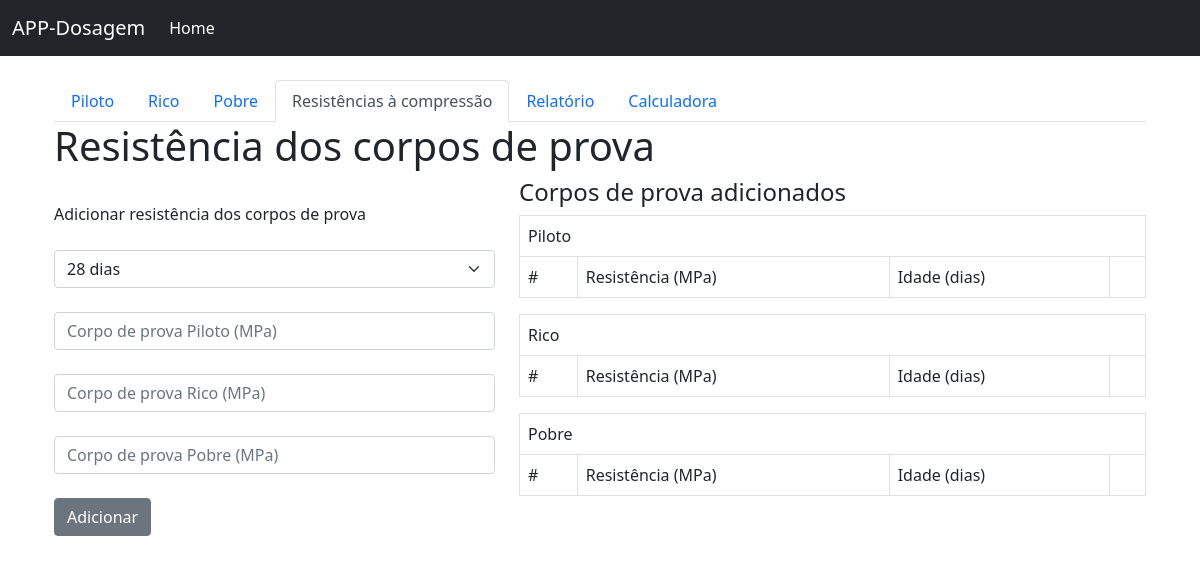
Page /corpo_de_prova/3 on the earlier database version.
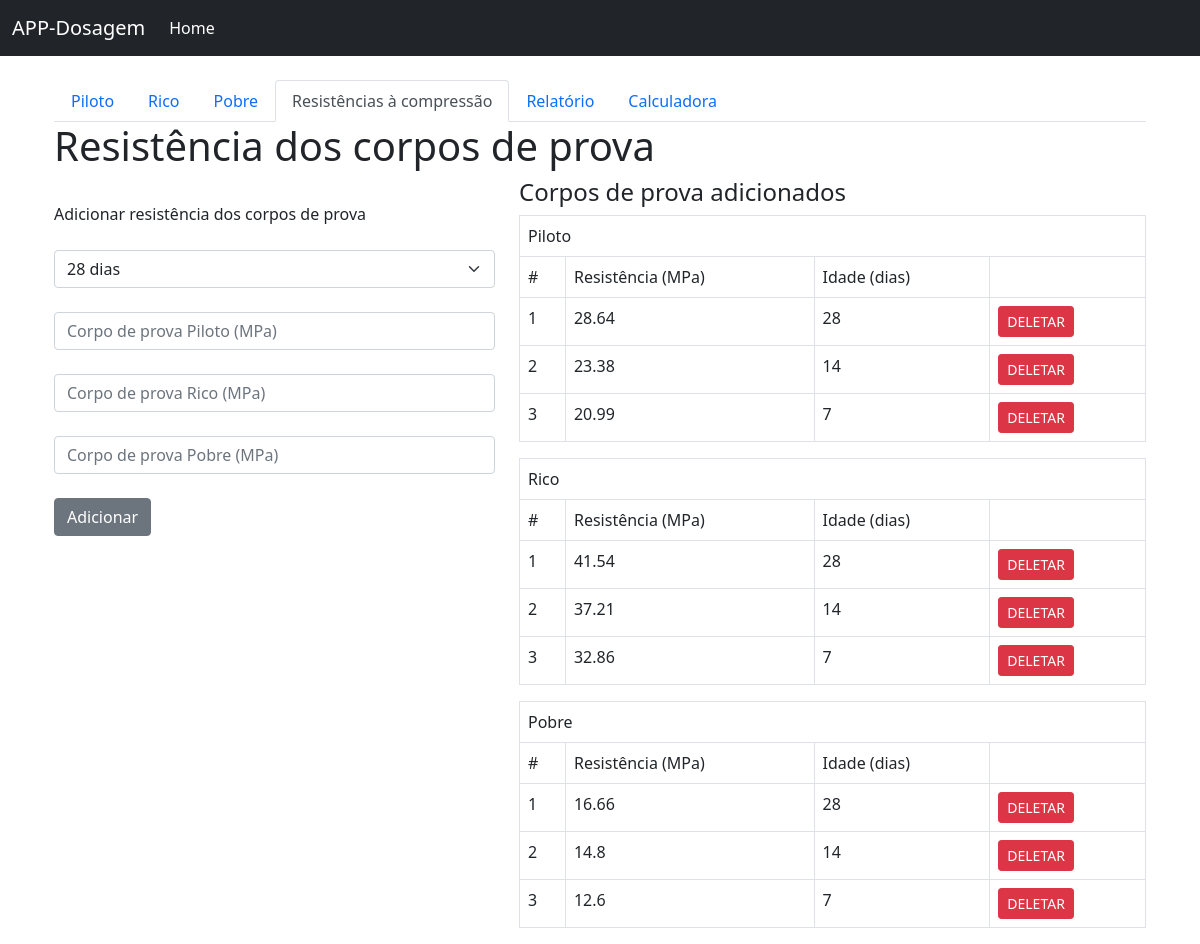
Same page on the later database version.
### app/models.py (models this page shows, shortened)
class Cp_piloto(db.Model):
    id = db.Column(db.Integer, primary_key=True)
    resistencia = db.Column(db.Float)
    idade = db.Column(db.Integer)
    ensaio_id = db.Column(db.Integer, db.ForeignKey('ensaios.id'))

class Cp_rico(db.Model):
    id = db.Column(db.Integer, primary_key=True)
    resistencia = db.Column(db.Float)
    idade = db.Column(db.Integer)
    ensaio_id = db.Column(db.Integer, db.ForeignKey('ensaios.id'))

class Cp_pobre(db.Model):
    id = db.Column(db.Integer, primary_key=True)
    resistencia = db.Column(db.Float)
    idade = db.Column(db.Integer)
    ensaio_id = db.Column(db.Integer, db.ForeignKey('ensaios.id'))

### app/routes.py (the view, shortened to what this page needs)
@app.route('/corpo_de_prova/<int:id>', methods=['POST', 'GET'])
def corpo_de_prova(id):
    ensaio_salvo = Ensaios.query.filter_by(id=id).first()
    cps_piloto = Cp_piloto.query.all()
    cps_rico = Cp_rico.query.all()
    cps_pobre = Cp_pobre.query.all()
    r_piloto = request.form.get("resistencia_piloto")
    r_rico = request.form.get("resistencia_rico")
    r_pobre = request.form.get("resistencia_pobre")
    return render_template('corpo_de_prova.html', id=id, cps_piloto=cps_piloto, cps_rico=cps_rico, cps_pobre=cps_pobre, ensaio_salvo=ensaio_salvo)

### app/templates/corpo_de_prova.html (shortened to what this page needs)
{% extends 'base.html' %}
{% block content %}
<div class="container">
    <div class = "row">
        <div class="container">
            <ul class="nav nav-tabs">
              <li class="nav-item">
                <a class="nav-link" aria-current="page" href="/dosagem/{{ id }}">Piloto</a>
              </li>
              <li class="nav-item">
                <a class="nav-link" href="/rico/{{ id }}">Rico</a>
              </li>
              <li class="nav-item">
                <a class="nav-link" href="/pobre/{{ id }}">Pobre</a>
              </li>
              <li class="nav-item">
                <a class="nav-link active" href="/corpo_de_prova/{{ id }}">Resistências à compressão</a>
              </li>
              <li class="nav-item">
                <a class="nav-link" href="/resultados/{{ id }}">Relatório</a>
              </li>
              <li class="nav-item">
                <a class="nav-link" href="/calculadora/{{ id }}">Calculadora</a>
              </li>
            </ul>
        </div>
    </div>
    <h1>Resistência dos corpos de prova</h1>
    <div class="row">
        <div class="col-5">
            <br>
            Adicionar resistência dos corpos de prova
            <br>
            <form method="POST">
                <br>
                <select class="form-select" aria-label="Default select example" name="selectfield">
                  <option value="28">28 dias</option>
                </select>
                <br>
                <input size="3" type="number" step="any" class="form-control" value="" name="resistencia_piloto", placeholder='Corpo de prova Piloto (MPa)'>
                <br>
                <input size="3" type="number" step="any" class="form-control" value="" name="resistencia_rico", placeholder='Corpo de prova Rico (MPa)'>
                <br>
                <input size="3" type="number" step="any" class="form-control" value="" name="resistencia_pobre", placeholder='Corpo de prova Pobre (MPa)'>
                <br>
                <input type="submit" class="btn btn-secondary" value="Adicionar">
            </form>
        </div>
        <div class="col-7">
            <h4>Corpos de prova adicionados</h4>
            <table class='table table-bordered'>
                <tr>
                    <td colspan="4">Piloto</td>
                </tr>
                <tr>
                    <td>#</td>
                    <td>Resistência (MPa)</td>
                    <td>Idade (dias)</td>
                    <td></td>
                </tr>
                {% for i in ensaio_salvo.cp_piloto %}
                    <tr>
                    <td>{{ ensaio_salvo.cp_piloto.index(i)+1 }}</td>
                    <td>{{ i.resistencia }}</td>
                    <td>{{ i.idade }}</td>
                    <td><a class="btn btn-danger btn-sm" href="/corpo_de_prova/deletar_piloto/{{ i.id }}">DELETAR</a></td>
                </tr>
                {% endfor %}
            </table>
            <table class='table table-bordered'>
                <tr>
                    <td colspan="4">Rico</td>
                </tr>
                <tr>
                    <td>#</td>
                    <td>Resistência (MPa)</td>
                    <td>Idade (dias)</td>
                    <td></td>
                </tr>
                {% for i in ensaio_salvo.cp_rico %}
                    <tr>
                    <td>{{ ensaio_salvo.cp_rico.index(i)+1 }}</td>
                    <td>{{ i.resistencia }}</td>
                    <td>{{ i.idade }}</td>
                    <td><a class="btn btn-danger btn-sm" href="/corpo_de_prova/deletar_rico/{{ i.id }}">DELETAR</a></td>
                </tr>
                {% endfor %}
            </table>
            <table class='table table-bordered'>
                <tr>
                    <td colspan="4">Pobre</td>
                </tr>
                <tr>
                    <td>#</td>
                    <td>Resistência (MPa)</td>
                    <td>Idade (dias)</td>
                    <td></td>
                </tr>
                {% for i in ensaio_salvo.cp_pobre %}
                    <tr>
                    <td>{{ ensaio_salvo.cp_pobre.index(i)+1 }}</td>
                    <td>{{ i.resistencia }}</td>
                    <td>{{ i.idade }}</td>
                    <td><a class="btn btn-danger btn-sm" href="/corpo_de_prova/deletar_pobre/{{ i.id }}">DELETAR</a></td>
                </tr>
                {% endfor %}
            </table>
        </div>
    </div>
</div>
{% endblock %}

### app/templates/base.html (shortened to what this page needs)
<!doctype html>
<html lang="en">
  <head>
    <link href="https://cdn.jsdelivr.net/npm/bootstrap@5.1.1/dist/css/bootstrap.min.css" rel="stylesheet">
  </head>
  <body>
    {% include 'navbar.html' %}
    <br>
    <div class="container">
        {% block content %}
        {% endblock %}
    </div>
  </body>
</html>

### app/templates/navbar.html (shortened to what this page needs)
<nav class="navbar navbar-expand-lg navbar-dark bg-dark">
  <div class="container-fluid">
    <a class="navbar-brand" href="{{ url_for('home') }}">APP-Dosagem</a>
    <div class="collapse navbar-collapse" id="navbarSupportedContent">
      <ul class="navbar-nav me-auto mb-2 mb-lg-0">
        <li class="nav-item">
          <a class="nav-link active" aria-current="page" href="{{ url_for('home') }}">Home</a>
        </li>
      </ul>
    </div>
  </div>
</nav>

Differences in the rows shown:
added Cp_piloto: cp_piloto "1", resistencia "28.64", idade "28"
added Cp_piloto: cp_piloto "2", resistencia "23.38", idade "14"
added Cp_piloto: ensaio_salvo.cp_piloto.index(i)+1 "3", resistencia "20.99", idade "7"
added Cp_rico: cp_rico "1", resistencia "41.54", idade "28"
added Cp_rico: cp_rico "2", resistencia "37.21", idade "14"
added Cp_rico: ensaio_salvo.cp_rico.index(i)+1 "3", resistencia "32.86", idade "7"
added Cp_pobre: cp_pobre "1", resistencia "16.66", idade "28"
added Cp_pobre: cp_pobre "2", resistencia "14.8", idade "14"
added Cp_pobre: ensaio_salvo.cp_pobre.index(i)+1 "3", resistencia "12.6", idade "7"
